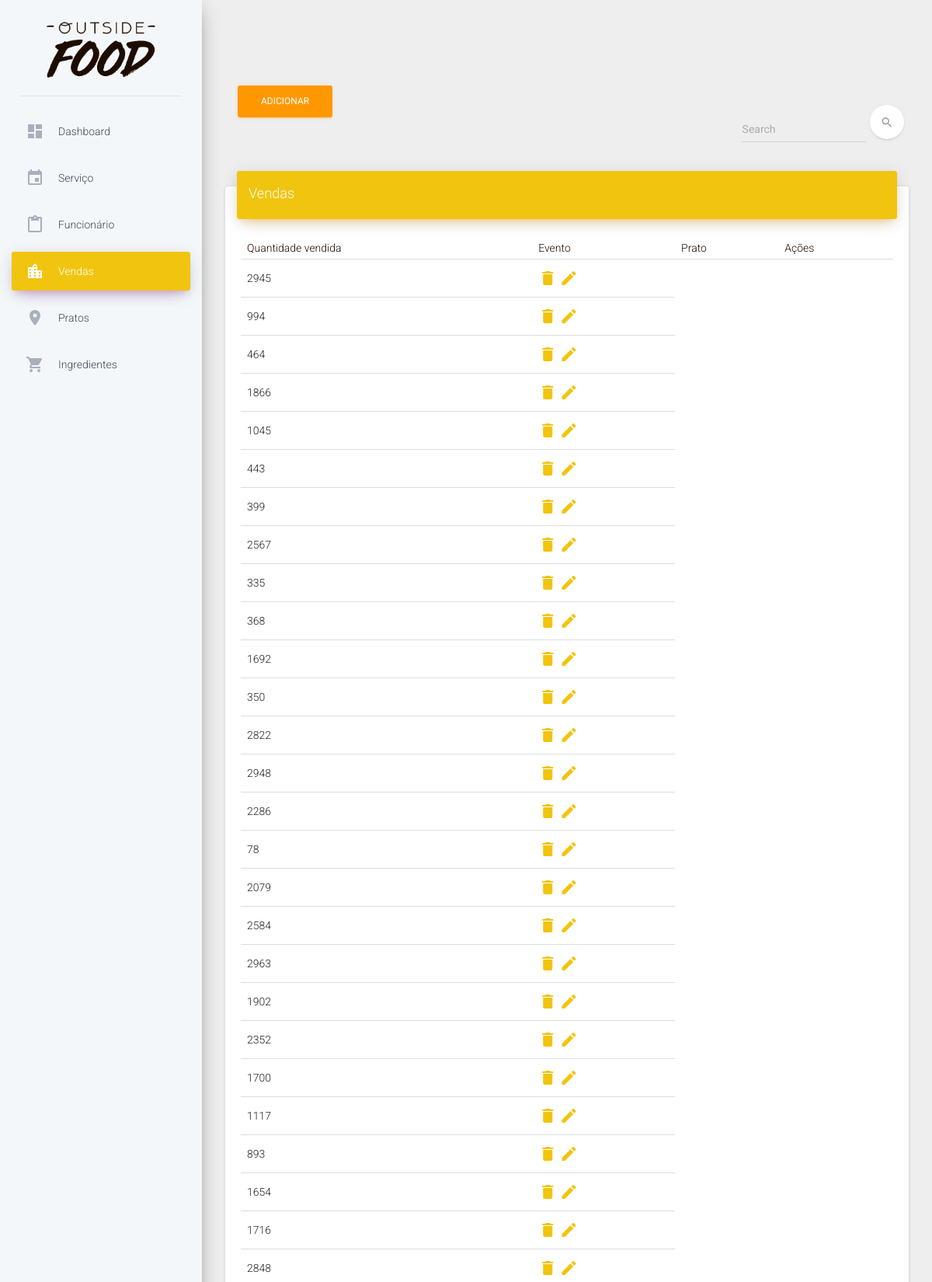
The app's page /SistemaOutsideFood/vendas.php (upper part) with its own data.
### tables this page shows
CREATE TABLE `vendas` (
  `id` int(10) UNSIGNED NOT NULL,
  `quantidade` int(11) NOT NULL,
  `servicos_id` int(10) UNSIGNED NOT NULL
);

### SistemaOutsideFood/assets/php/classes/classVendas.php (called while the page is built, shortened)
<?php
class Vendas
{
    public function __construct() {
        $database = new Database();
        $dbSet = $database->dbSet();
        $this->conn = $dbSet;
    }
    public function index(){
        $stmt = $this->conn->prepare("SELECT * FROM `vendas` WHERE 1");
        $stmt->execute();
        return $stmt;
    }
}
?>

### SistemaOutsideFood/vendas.php (the view, shortened to what this page needs)
<?php
require_once 'headercliente.php';
require_once 'assets/php/classes/classVendas.php';
$vendas = New Vendas();
?>
<div class="content">
 <div class="container-fluid">
  <div class="collapse navbar-collapse">
   <a href="./adicionarvenda.php">
       <button type="button" class="btn btn-warning">Adicionar</button>
   </a>
   <form class="navbar-form navbar-right" role="search" action="vendas.php" method="get">
    <div class="form-group  is-empty">
     <input type="text" name="nome" class="form-control" placeholder="Search">
 </div>
 <button type="submit" name="pesquisa" class="btn btn-white btn-round btn-just-icon">
     <i class="material-icons">search</i>
     <div class="ripple-container"></div>
 </button>
</form>
</div>
</div>
<div class="container-fluid">
  <div class="row">
   <div class="col-md-12">
    <div class="card">
     <div class="card-header" data-background-color="orange">
      <h4 class="title">Vendas</h4>
  </div>
  <div class="card-content table-responsive">
      <table class="table">
       <thead class="text-primary">
       <th>Quantidade vendida</th>
        <th>Evento</th>
        <th>Prato</th>
        <th class="actions">Ações</th>
    </thead>
    <tbody>
    <?php
                            $todasVendas = $vendas->index();
                            while($row = $todasVendas->fetch(PDO::FETCH_OBJ)){
                                ?>
                                <tr>
                                    <td class="quantidade"><?php echo $row->quantidade; ?></td>
             <td class="actions">
                      <a href="" data-toggle="modal" data-target="#exampleModal" ><i class="material-icons">delete</i></a>
                      <a href="./editarvenda.php"><i class="material-icons">mode_edit</i></a>
                  </td>
              </tr>
              <?php
                          }
                          ?>
      </tbody>
  </table>
</div>
</div>
</div>
</div>
</div>
</div>
<?php
require_once 'footer.php';
?>

### records on screen
vendas: quantidade "2945"
vendas: quantidade "994"
vendas: quantidade "464"
vendas: quantidade "1866"
vendas: quantidade "1045"
vendas: quantidade "443"
vendas: quantidade "399"
vendas: quantidade "2567"
vendas: quantidade "335"
vendas: quantidade "368"
vendas: quantidade "1692"
vendas: quantidade "350"
vendas: quantidade "2822"
vendas: quantidade "2948"
vendas: quantidade "2286"
vendas: quantidade "78"
vendas: quantidade "2079"
vendas: quantidade "2584"
vendas: quantidade "2963"
vendas: quantidade "1902"
vendas: quantidade "2352"
vendas: quantidade "1700"
vendas: quantidade "1117"
vendas: quantidade "893"
vendas: quantidade "1654"
vendas: quantidade "1716"
vendas: quantidade "2848"
